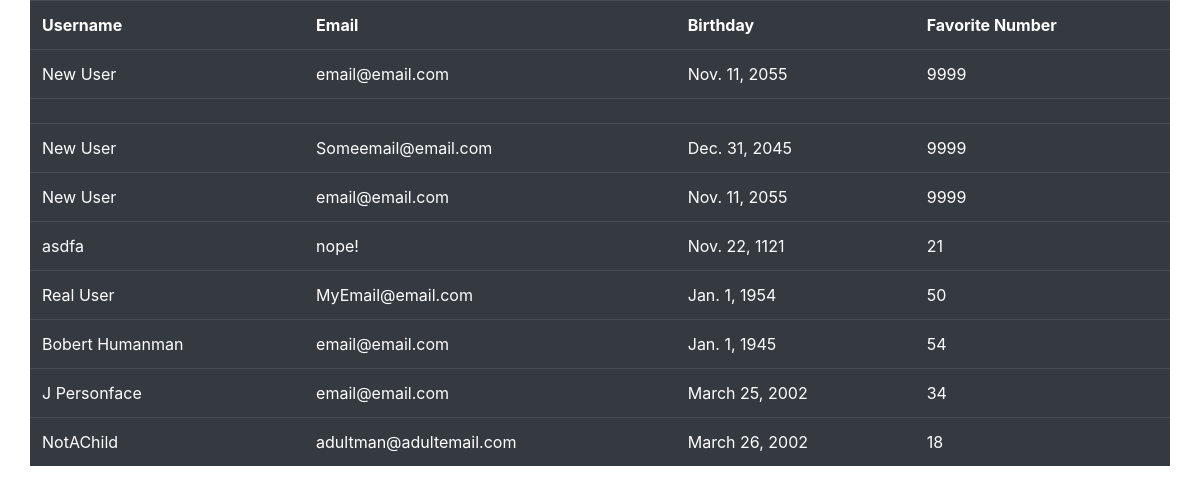
Screenshot of /success/2 with the database file from the repository.
### validation_app/models.py (models this page shows)
class User(models.Model):
    username = models.CharField(max_length=25)
    email = models.CharField(max_length=50)
    birthday = models.DateField()
    favorite_num = models.IntegerField()
    updated_at = models.DateTimeField(auto_now=True)
    created_at = models.DateTimeField(auto_now_add=True)
    objects = User_Manager()

### validation_app/views.py (the view)
# urls.py: path('success/<int:user_id>', views.success),
def success(request, user_id):
    context = {
        "user": User.objects.get(id=user_id),
        "all_users": User.objects.all()
    }
    return render(request, "success.html", context)

### validation_app/templates/success.html (shortened to what this page needs)
<!DOCTYPE html>
<html lang="en">
<head>
    <link rel="stylesheet" href="https://stackpath.bootstrapcdn.com/bootstrap/4.4.1/css/bootstrap.min.css">
</head>
<body>
    <div class="container">
        <div class="row">
            <table class="table table-dark">
                <tr><th>Username</th>
                    <th>Email</th>
                    <th>Birthday</th>
                    <th>Favorite Number</th></tr>
                <tr><td>{{ user.username }}</td>
                    <td>{{ user.email }}</td>
                    <td>{{ user.birthday }}</td>
                    <td>{{ user.favorite_num }}</td></tr>
                <tr><td></td><td></td><td></td><td></td></tr>
                {% for u in all_users %}
                <tr><td>{{ u.username }}</td>
                    <td>{{ u.email }}</td>
                    <td>{{ u.birthday }}</td>
                    <td>{{ u.favorite_num }}</td></tr>
                {% endfor %}
            </table>
        </div>
    </div>
</body>
</html>

### rows the page displays
User: username "New User", email "email@email.com", birthday "Nov. 11, 2055", favorite_num "9999"
User: username "New User", email "Someemail@email.com", birthday "Dec. 31, 2045", favorite_num "9999"
User: username "asdfa", email "nope!", birthday "Nov. 22, 1121", favorite_num "21"
User: username "Real User", email "MyEmail@email.com", birthday "Jan. 1, 1954", favorite_num "50"
User: username "Bobert Humanman", email "email@email.com", birthday "Jan. 1, 1945", favorite_num "54"
User: username "J Personface", email "email@email.com", birthday "March 25, 2002", favorite_num "34"
User: username "NotAChild", email "adultman@adultemail.com", birthday "March 26, 2002", favorite_num "18"
